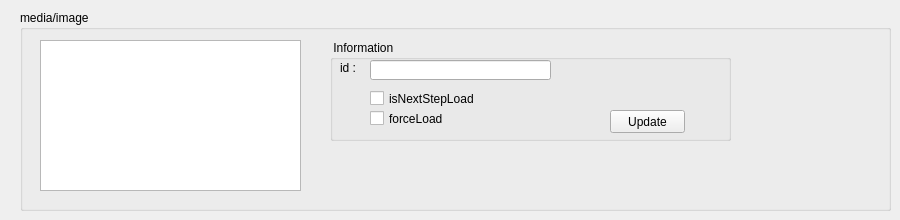
    <widget class="QWidget" name="tab_6">
     <attribute name="icon">
      <iconset resource="resources.qrc">
       <normaloff>:/images/picture-48.png</normaloff>:/images/picture-48.png</iconset>
     </attribute>
     <attribute name="title">
      <string>Media</string>
     </attribute>
     <widget class="QGroupBox" name="groupBox_6">
      <property name="geometry">
       <rect>
        <x>20</x>
        <y>10</y>
        <width>871</width>
        <height>201</height>
       </rect>
      </property>
      <property name="title">
       <string>media/image</string>
      </property>
      <widget class="QListWidget" name="mediaList">
       <property name="geometry">
        <rect>
         <x>20</x>
         <y>30</y>
         <width>261</width>
         <height>151</height>
        </rect>
       </property>
      </widget>
      <widget class="QGroupBox" name="groupBox_5">
       <property name="geometry">
        <rect>
         <x>310</x>
         <y>30</y>
         <width>401</width>
         <height>101</height>
        </rect>
       </property>
       <property name="title">
        <string> Information</string>
       </property>
       <widget class="QCheckBox" name="cb_mediaIsNextStopLoad">
        <property name="geometry">
         <rect>
          <x>40</x>
          <y>50</y>
          <width>141</width>
          <height>17</height>
         </rect>
        </property>
        <property name="text">
         <string>isNextStepLoad</string>
        </property>
       </widget>
       <widget class="QCheckBox" name="cb_mediaForceLoad">
        <property name="geometry">
         <rect>
          <x>40</x>
          <y>70</y>
          <width>141</width>
          <height>17</height>
         </rect>
        </property>
        <property name="text">
         <string>forceLoad</string>
        </property>
       </widget>
       <widget class="QLineEdit" name="imageIdText">
        <property name="geometry">
         <rect>
          <x>40</x>
          <y>20</y>
          <width>181</width>
          <height>20</height>
         </rect>
        </property>
       </widget>
       <widget class="QLabel" name="label_41">
        <property name="geometry">
         <rect>
          <x>10</x>
          <y>20</y>
          <width>31</width>
          <height>16</height>
         </rect>
        </property>
        <property name="text">
         <string>id :</string>
        </property>
       </widget>
       <widget class="QPushButton" name="updateImgBtn">
        <property name="geometry">
         <rect>
          <x>280</x>
          <y>70</y>
          <width>75</width>
          <height>23</height>
         </rect>
        </property>
        <property name="text">
         <string>Update</string>
        </property>
       </widget>
      </widget>
     </widget>
    </widget>
